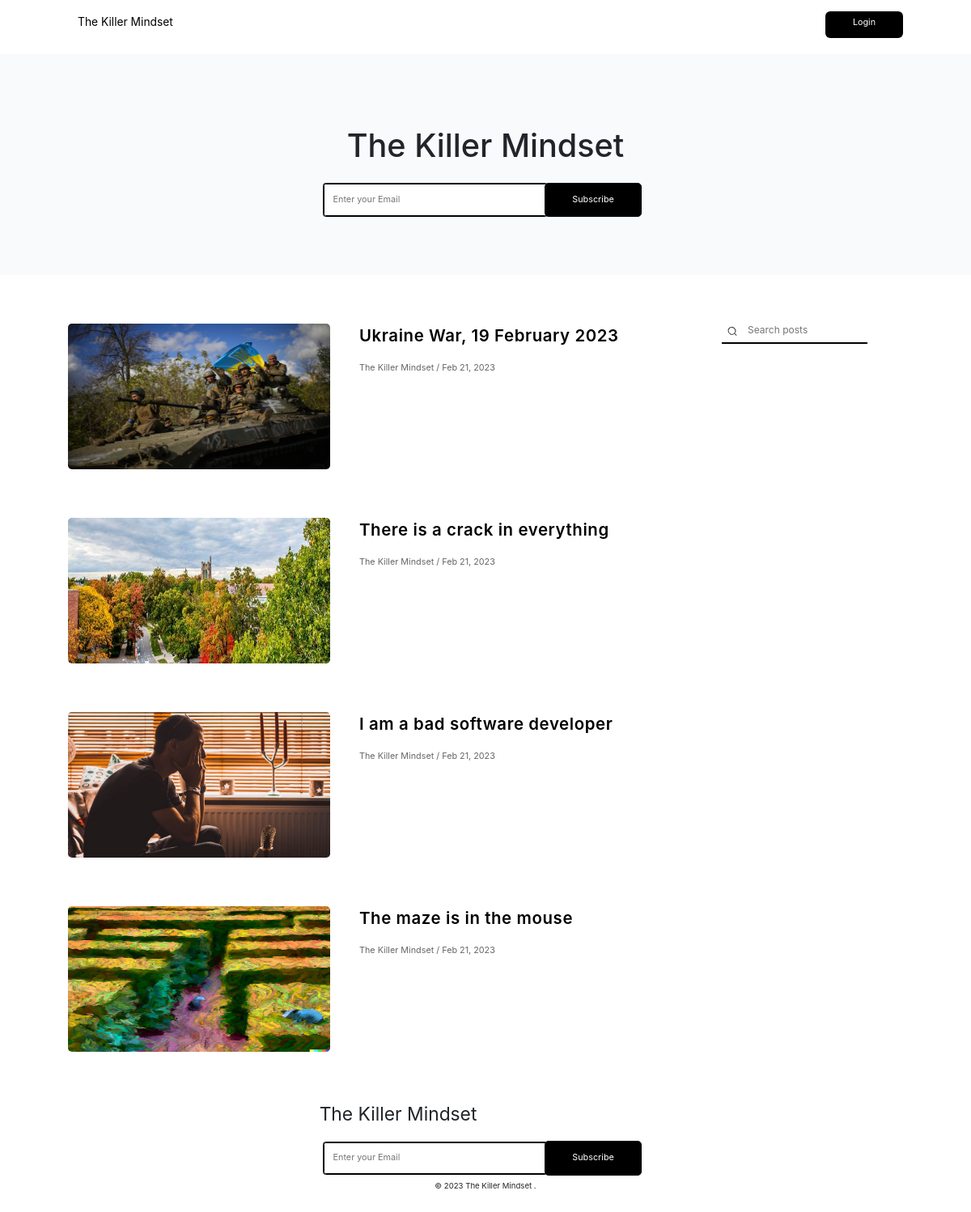
The app's page /, older data.
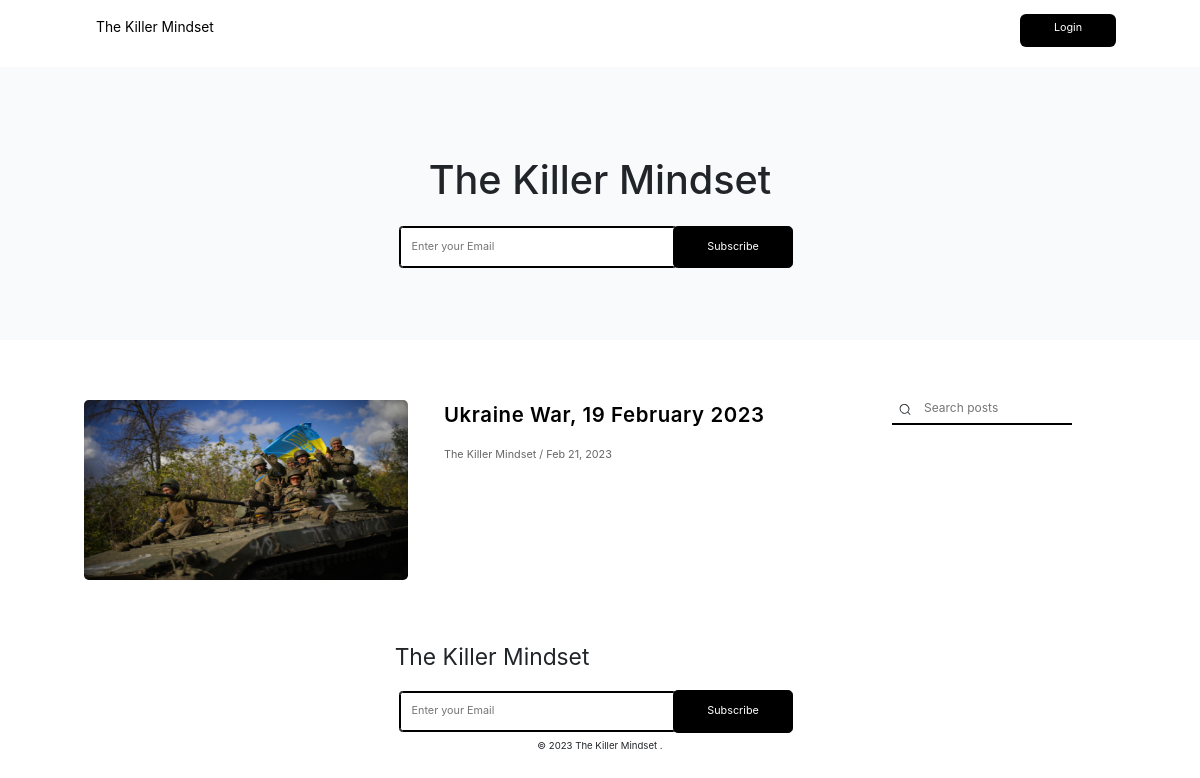
The same page, newer data.
### core/models.py (models this page shows, shortened)
class MailMessage(models.Model):
    title = models.CharField(max_length=100, null=True)
    first_para = models.TextField(null=True)
    second_para = models.TextField(null=True, blank=True)
    third_para = models.TextField(null=True, blank=True)
    fourth_para = models.TextField(null=True, blank=True)
    fifth_para = models.TextField(null=True, blank=True)
    image = models.ImageField(upload_to='uploads/', blank=True, null=True)
    slug = models.SlugField(max_length=255, allow_unicode=True, blank=True)
    date = models.DateTimeField(auto_now_add=True)
    class Meta:
        verbose_name_plural = 'Message'
        ordering = ['-date']

### core/views.py (the view, shortened to what this page needs)
# urls.py: path('', frontpage, name="frontpage"),
def frontpage(request):
    form = EmailForm(request.POST)
    posts = MailMessage.objects.all()
    context = {
        'form': form,
        'posts': posts,
    }
    return render(request, "core/frontpage.html", context);

### core/forms.py
class EmailForm(forms.ModelForm):
    class Meta:
        model = UserEmail
        fields = ['email', ]
        widgets = {
            'email': EmailInput(attrs={
                'class': "home__input1",
                'placeholder': 'Enter your Email',
                'required': 'False'
                })
        }
        labels = {
            "email": "",
        }

### core/templates/core/frontpage.html (shortened to what this page needs)
{% extends "core/base.html" %}
{% load static %}
{% block content %}
<div class="home__div1">
  <div class="home__div2">
    <p>The Killer Mindset</p>
    <div class="home__div3">
      <form action="." method="post">
        <div class="home__div4">
          {{ form }}
          <input style="cursor: pointer;" type="submit" value="Subscribe" class="home__button" />
        </div>
      </form>
    </div>
  </div>
</div>
<div class="home__div5">
  <div class="home__div6">
    <div class="home__div7">
      {% if posts %}
        {% for post in posts %}
          <a style="text-decoration: none; color: #000;" href="{% url 'detail' post.slug %}">
            <div class="home__div8">
              <div class="home__div9">
                {% if post.image %}
                  <img
                  src="{{ post.image.url }}"
                  class="home__img2"
                  alt=""
                  />
                {% else %}
                  <img
                  src="https://media.beehiiv.com/cdn-cgi/image/format=auto,width=800,height=421,fit=scale-down,onerror=redirect/uploads/publication/logo/b7f33355-285b-44d2-990e-615c1cc38376/1.png"
                  class="home__img2"
                  alt=""
                  />
                {% endif %}
              </div>
              <div class="home__div10">
                <p>{{ post.title }}</p>
                <p>The Killer Mindset / {{ post.date|date:'M d, Y' }}</p>
              </div>
            </div>
          </a>
        {% endfor %}
        {% else %}
        <div class="home__div0044">
          <p><b>Nothing to show over here...</b></p>
        </div>
      {% endif %}
    </div>
    <form action="{% url 'search' %}" method="get">
      <div class="home__div11">
          <div class="home__div12">
            <input
              placeholder="Search posts"
              type="text"
              class="home__input2"
              name="query"
              id=""
            />
          </div>
          <div class="home__div13"></div>
        </div>
    </form>
  </div>
</div>
{% include "core/footer.html" %}
{% endblock content %}

### core/templates/core/base.html (shortened to what this page needs)
{% load static %}
<!DOCTYPE html>
<html lang="en">
  <head>
    <link rel="stylesheet" href="{% static "styles/index.css" %}">
    <link
      rel="stylesheet"
      href="https://cdn.jsdelivr.net/npm/bootstrap@4.6.0/dist/css/bootstrap.min.css"
    />
  </head>
  <body>
    <div class="app__div1">
      <div class="app__div2">
        <div class="nav__div1">
          <div class="nav__div2">
            <div class="nav__div3">
              <p><a href="{% url 'frontpage' %}">The Killer Mindset</a></p>
            </div>
            <div class="nav__div4">
              <div class="nav__di006">
              {% if user.is_authenticated %}
                <a id="ghh" href="{% url 'mail_letter' %}">
                  <div id="fmmmm" class="nav__div5">
                    <p>Create</p>
                  </div>
                </a>
                <a href="{% url 'admin:index' %}">
                  <div id="fmmm" class="nav__div5">
                    <p>Admin</p>
                  </div>
                </a>
              {% else %}
                <a href="{% url 'login' %}">
                  <div class="nav__div5">
                    <p>Login</p>
                    {% endif %}
                  </div>
                </a>
              </div>
            </div>
          </div>
        </div>
        {% block content %}
        {% endblock content %}
      </div>
    </div>
  </body>
</html>

### core/templates/core/footer.html (shortened to what this page needs)
<div class="home__div14">
    <div class="home__div15">
      <div class="home__div16">
        <p>The Killer Mindset</p>
      </div>
      <div class="home__div17">
        <div class="home__div3">
          <form action="." method="post">
            <div class="home__div4">
              {{ form }}
          <input style="cursor: pointer;" type="submit" value="Subscribe" class="home__button" />
            </div>
          </form>
        </div>
      </div>
      <div class="home__div18">
        <p>© 2023 The Killer Mindset .</p>
      </div>
    </div>
</div>

### static/styles/index.css (style rules this page uses)
* { margin: 0; padding: 0; box-sizing: border-box; }
body { font-family: "Roboto", sans-serif; background-color: #fff; color: #000; overflow-x: hidden; width: 100%; height: 100%; }
.nav__div1 { margin-left: 7vw; margin-right: 7vw; margin-top: 1vw; }
.nav__div2 { display: flex; justify-content: space-between; align-items: center; }
.nav__div3 { display: flex; align-items: center; }
.nav__div3 > p { margin-left: 1vw; font-size: 1.15vw; position: relative; top: 0.4vw; width: 10vw; }
.nav__div3 a { color: #000 !important; text-decoration: none !important; }
.nav__div5 { background-color: #000; color: #fff; padding: 0.2vw; text-align: center; border-radius: 0.5vw; width: 8vw; height: 2.8vw; }
.nav__div4 { display: flex; }
.nav__div5 > p { position: relative; top: 0.3vw; font-size: 0.9vw; }
.nav__di006 { margin-left: 55vw; display: flex; }
.home__div1 { margin-top: 1.5vw; padding: 6vw; background-color: rgba(241, 245, 249, 0.5); }
.home__div2 { justify-content: center; align-items: center; text-align: center; position: relative; margin-top: -3vw; }
.home__div2 > p { font-size: 3.3vw; font-weight: 500; margin-top: 2vw; }
.home__div3 { margin-top: 1vw; }
.home__input1 { border: 0.01vw solid #000; padding: 0.9vw; width: 23vw; outline: 0.01vw solid #000; border-radius: 0.2vw; font-size: 0.9vw; }
.home__button { border: 0.01vw solid #000; background-color: #000; color: #fff; padding: 1vw; width: 10vw; position: relative; left: -0.6vw; border-radius: 0.4vw; font-size: 0.9vw; }
.home__div5 { margin-left: 7vw; margin-right: 7vw; margin-top: 5vw; }
.home__div6 { display: flex; justify-content: space-between; }
.home__div8 { display: flex; margin-bottom: 5vw; position: relative; }
.home__div12 { display: flex; text-align: center; justify-content: center; margin-top: -0.1vw; }
.home__svg1 { height: 0.9vw; position: relative; left: 0vw; margin-top: 0.4vw; }
.home__input2 { border: none; outline: none; margin-left: 0.5vw; font-size: 1vw; }
.home__div13 { border: 0.01vw groove #000; width: 15vw; margin-top: 0.5vw; }
.home__img2 { height: 15vw; width: 27vw; border-radius: 0.4vw; }
.home__div10 { margin-left: 3vw; }
.home__div10 p:nth-child(1) { font-size: 1.7vw; font-weight: 600; letter-spacing: 0.05vw; }
.home__div10 p:nth-child(2) { font-size: 0.9vw; margin-top: 0.3vw; font-weight: 400; opacity: 0.6; }
.home__div11 { top: 5vw; position: sticky; align-self: flex-start; justify-content: space-between; z-index: 1; }
.home__div7 { position: relative; }
.home__div14 { justify-content: center; text-align: center; }
.home__div16 { margin-left: -18vw; font-size: 1.9vw; }
.home__div18 { font-size: 0.8vw; margin-top: 0.5vw; margin-bottom: 3vw; font-weight: 400; }

Row changes from the older to the newer data that the page shows:
removed MailMessage: image (picture), title "There is a crack in everything", date "Feb 21, 2023"
removed MailMessage: image (picture), title "I am a bad software developer", date "Feb 21, 2023"
removed MailMessage: image (picture), title "The maze is in the mouse", date "Feb 21, 2023"
